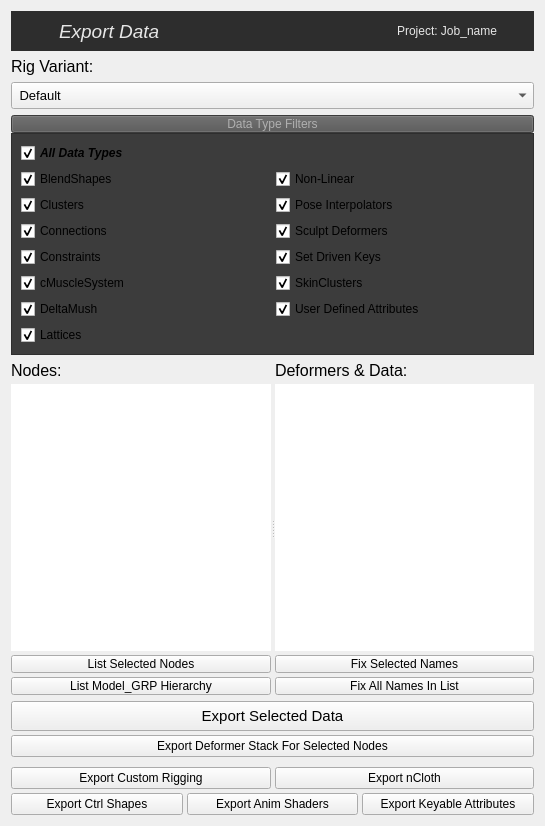
<?xml version="1.0" encoding="UTF-8"?>
<ui version="4.0">
 <class>export_form</class>
 <widget class="QWidget" name="export_form">
  <property name="geometry">
   <rect>
    <x>0</x>
    <y>0</y>
    <width>545</width>
    <height>826</height>
   </rect>
  </property>
  <property name="windowTitle">
   <string>Export Data</string>
  </property>
  <property name="statusTip">
   <string/>
  </property>
  <layout class="QVBoxLayout" name="verticalLayout_12" stretch="0,0,0,0,1,0">
   <item>
    <widget class="QFrame" name="banner_frame">
     <property name="minimumSize">
      <size>
       <width>0</width>
       <height>40</height>
      </size>
     </property>
     <property name="maximumSize">
      <size>
       <width>16777215</width>
       <height>40</height>
      </size>
     </property>
     <property name="styleSheet">
      <string notr="true">QFrame{background-color: rgb(45, 45, 45);
color: rgb(230, 230, 230);}</string>
     </property>
     <property name="frameShape">
      <enum>QFrame::NoFrame</enum>
     </property>
     <property name="frameShadow">
      <enum>QFrame::Raised</enum>
     </property>
     <layout class="QHBoxLayout" name="horizontalLayout">
      <property name="spacing">
       <number>4</number>
      </property>
      <property name="leftMargin">
       <number>4</number>
      </property>
      <property name="topMargin">
       <number>0</number>
      </property>
      <property name="bottomMargin">
       <number>0</number>
      </property>
      <item>
       <widget class="QLabel" name="icon_label">
        <property name="minimumSize">
         <size>
          <width>40</width>
          <height>40</height>
         </size>
        </property>
        <property name="maximumSize">
         <size>
          <width>40</width>
          <height>40</height>
         </size>
        </property>
        <property name="text">
         <string/>
        </property>
       </widget>
      </item>
      <item>
       <widget class="QLabel" name="label_19">
        <property name="minimumSize">
         <size>
          <width>0</width>
          <height>30</height>
         </size>
        </property>
        <property name="font">
         <font>
          <pointsize>14</pointsize>
          <italic>true</italic>
         </font>
        </property>
        <property name="styleSheet">
         <string notr="true"/>
        </property>
        <property name="text">
         <string>Export Data</string>
        </property>
        <property name="alignment">
         <set>Qt::AlignLeading|Qt::AlignLeft|Qt::AlignVCenter</set>
        </property>
        <property name="indent">
         <number>0</number>
        </property>
       </widget>
      </item>
      <item>
       <widget class="QLabel" name="asset_label">
        <property name="font">
         <font>
          <pointsize>9</pointsize>
         </font>
        </property>
        <property name="text">
         <string>Project: Job_name</string>
        </property>
        <property name="alignment">
         <set>Qt::AlignRight|Qt::AlignTrailing|Qt::AlignVCenter</set>
        </property>
       </widget>
      </item>
      <item>
       <widget class="QPushButton" name="help_btn">
        <property name="minimumSize">
         <size>
          <width>24</width>
          <height>24</height>
         </size>
        </property>
        <property name="maximumSize">
         <size>
          <width>24</width>
          <height>24</height>
         </size>
        </property>
        <property name="toolTip">
         <string>Go to documentation.</string>
        </property>
        <property name="styleSheet">
         <string notr="true">border-color: rgb(190, 190, 190);</string>
        </property>
        <property name="text">
         <string/>
        </property>
        <property name="flat">
         <bool>true</bool>
        </property>
       </widget>
      </item>
     </layout>
    </widget>
   </item>
   <item>
    <widget class="QLabel" name="label_6">
     <property name="font">
      <font>
       <pointsize>12</pointsize>
      </font>
     </property>
     <property name="text">
      <string>Rig Variant:</string>
     </property>
     <property name="alignment">
      <set>Qt::AlignLeading|Qt::AlignLeft|Qt::AlignVCenter</set>
     </property>
     <property name="indent">
      <number>0</number>
     </property>
    </widget>
   </item>
   <item>
    <widget class="QComboBox" name="variant_cmb">
     <property name="minimumSize">
      <size>
       <width>0</width>
       <height>27</height>
      </size>
     </property>
     <property name="font">
      <font>
       <pointsize>10</pointsize>
      </font>
     </property>
     <property name="toolTip">
      <string>Current rig variant. Set it here to save data for a different vairant.</string>
     </property>
     <item>
      <property name="text">
       <string> Default</string>
      </property>
     </item>
    </widget>
   </item>
   <item>
    <widget class="QFrame" name="frame">
     <property name="styleSheet">
      <string notr="true"/>
     </property>
     <property name="frameShape">
      <enum>QFrame::NoFrame</enum>
     </property>
     <property name="frameShadow">
      <enum>QFrame::Raised</enum>
     </property>
     <layout class="QVBoxLayout" name="verticalLayout_5">
      <property name="spacing">
       <number>0</number>
      </property>
      <property name="margin">
       <number>0</number>
      </property>
      <item>
       <widget class="QPushButton" name="filter_btn">
        <property name="maximumSize">
         <size>
          <width>16777215</width>
          <height>18</height>
         </size>
        </property>
        <property name="styleSheet">
         <string notr="true">background-color: rgb(84, 84, 84);
color: rgb(175, 175, 175);</string>
        </property>
        <property name="text">
         <string>Data Type Filters</string>
        </property>
        <property name="checkable">
         <bool>true</bool>
        </property>
        <property name="flat">
         <bool>false</bool>
        </property>
       </widget>
      </item>
      <item>
       <widget class="QFrame" name="filter_frame">
        <property name="styleSheet">
         <string notr="true">QFrame{background-color: rgb(60, 60, 60);;}</string>
        </property>
        <property name="frameShape">
         <enum>QFrame::StyledPanel</enum>
        </property>
        <property name="frameShadow">
         <enum>QFrame::Raised</enum>
        </property>
        <layout class="QGridLayout" name="filter_layout">
         <item row="0" column="0">
          <widget class="QCheckBox" name="all_chx">
           <property name="font">
            <font>
             <weight>75</weight>
             <italic>true</italic>
             <bold>true</bold>
            </font>
           </property>
           <property name="text">
            <string>All Data Types</string>
           </property>
           <property name="checked">
            <bool>true</bool>
           </property>
          </widget>
         </item>
         <item row="1" column="0">
          <widget class="QCheckBox" name="bsh_chk">
           <property name="whatsThis">
            <string>blendShape</string>
           </property>
           <property name="text">
            <string>BlendShapes</string>
           </property>
           <property name="checked">
            <bool>true</bool>
           </property>
          </widget>
         </item>
         <item row="2" column="0">
          <widget class="QCheckBox" name="cls_chx">
           <property name="whatsThis">
            <string>cluster</string>
           </property>
           <property name="text">
            <string>Clusters</string>
           </property>
           <property name="checked">
            <bool>true</bool>
           </property>
          </widget>
         </item>
         <item row="3" column="0">
          <widget class="QCheckBox" name="cnct_chx">
           <property name="whatsThis">
            <string>connections</string>
           </property>
           <property name="text">
            <string>Connections</string>
           </property>
           <property name="checked">
            <bool>true</bool>
           </property>
          </widget>
         </item>
         <item row="6" column="0">
          <widget class="QCheckBox" name="dmush_chx">
           <property name="whatsThis">
            <string>deltaMush</string>
           </property>
           <property name="text">
            <string>DeltaMush</string>
           </property>
           <property name="checked">
            <bool>true</bool>
           </property>
          </widget>
         </item>
         <item row="4" column="0">
          <widget class="QCheckBox" name="cons_chx">
           <property name="whatsThis">
            <string>constraints</string>
           </property>
           <property name="text">
            <string>Constraints</string>
           </property>
           <property name="checked">
            <bool>true</bool>
           </property>
          </widget>
         </item>
         <item row="7" column="0">
          <widget class="QCheckBox" name="ffd_chx">
           <property name="whatsThis">
            <string>lattice</string>
           </property>
           <property name="text">
            <string>Lattices</string>
           </property>
           <property name="checked">
            <bool>true</bool>
           </property>
          </widget>
         </item>
         <item row="1" column="1">
          <widget class="QCheckBox" name="nld_chx">
           <property name="whatsThis">
            <string>nonLinear</string>
           </property>
           <property name="text">
            <string>Non-Linear</string>
           </property>
           <property name="checked">
            <bool>true</bool>
           </property>
          </widget>
         </item>
         <item row="2" column="1">
          <widget class="QCheckBox" name="pose_chx">
           <property name="whatsThis">
            <string>pose</string>
           </property>
           <property name="text">
            <string>Pose Interpolators</string>
           </property>
           <property name="checked">
            <bool>true</bool>
           </property>
          </widget>
         </item>
         <item row="3" column="1">
          <widget class="QCheckBox" name="sclp_chx">
           <property name="whatsThis">
            <string>sculpt</string>
           </property>
           <property name="text">
            <string>Sculpt Deformers</string>
           </property>
           <property name="checked">
            <bool>true</bool>
           </property>
          </widget>
         </item>
         <item row="4" column="1">
          <widget class="QCheckBox" name="sdk_chx">
           <property name="whatsThis">
            <string>sdk</string>
           </property>
           <property name="text">
            <string>Set Driven Keys</string>
           </property>
           <property name="checked">
            <bool>true</bool>
           </property>
          </widget>
         </item>
         <item row="5" column="0">
          <widget class="QCheckBox" name="cms_chx">
           <property name="whatsThis">
            <string>cMuscleSystem</string>
           </property>
           <property name="text">
            <string>cMuscleSystem</string>
           </property>
           <property name="checked">
            <bool>true</bool>
           </property>
          </widget>
         </item>
         <item row="5" column="1">
          <widget class="QCheckBox" name="skn_chx">
           <property name="whatsThis">
            <string>skinCluster</string>
           </property>
           <property name="text">
            <string>SkinClusters</string>
           </property>
           <property name="checked">
            <bool>true</bool>
           </property>
          </widget>
         </item>
         <item row="6" column="1">
          <widget class="QCheckBox" name="attr_chx">
           <property name="whatsThis">
            <string>udAttributes</string>
           </property>
           <property name="text">
            <string>User Defined Attributes</string>
           </property>
           <property name="checked">
            <bool>true</bool>
           </property>
          </widget>
         </item>
        </layout>
       </widget>
      </item>
     </layout>
    </widget>
   </item>
   <item>
    <widget class="QSplitter" name="splitter">
     <property name="orientation">
      <enum>Qt::Horizontal</enum>
     </property>
     <property name="handleWidth">
      <number>4</number>
     </property>
     <property name="childrenCollapsible">
      <bool>false</bool>
     </property>
     <widget class="QWidget" name="layoutWidget">
      <layout class="QVBoxLayout" name="verticalLayout_2">
       <property name="spacing">
        <number>4</number>
       </property>
       <item>
        <widget class="QLabel" name="label_4">
         <property name="font">
          <font>
           <pointsize>12</pointsize>
          </font>
         </property>
         <property name="text">
          <string>Nodes:</string>
         </property>
         <property name="alignment">
          <set>Qt::AlignLeading|Qt::AlignLeft|Qt::AlignVCenter</set>
         </property>
         <property name="indent">
          <number>0</number>
         </property>
        </widget>
       </item>
       <item>
        <widget class="QListWidget" name="node_list">
         <property name="contextMenuPolicy">
          <enum>Qt::ActionsContextMenu</enum>
         </property>
         <property name="toolTip">
          <string>Nodes &amp; geometry to list data for export.</string>
         </property>
         <property name="frameShape">
          <enum>QFrame::NoFrame</enum>
         </property>
         <property name="selectionMode">
          <enum>QAbstractItemView::ExtendedSelection</enum>
         </property>
        </widget>
       </item>
       <item>
        <layout class="QVBoxLayout" name="verticalLayout">
         <property name="spacing">
          <number>4</number>
         </property>
         <property name="margin">
          <number>0</number>
         </property>
         <item>
          <widget class="QPushButton" name="list_btn">
           <property name="maximumSize">
            <size>
             <width>16777215</width>
             <height>18</height>
            </size>
           </property>
           <property name="contextMenuPolicy">
            <enum>Qt::ActionsContextMenu</enum>
           </property>
           <property name="toolTip">
            <string>Add selected nodes to list.</string>
           </property>
           <property name="text">
            <string>List Selected Nodes</string>
           </property>
          </widget>
         </item>
         <item>
          <widget class="QPushButton" name="list_model_btn">
           <property name="maximumSize">
            <size>
             <width>16777215</width>
             <height>18</height>
            </size>
           </property>
           <property name="contextMenuPolicy">
            <enum>Qt::ActionsContextMenu</enum>
           </property>
           <property name="toolTip">
            <string>List selected nodes under model_GRP hierarchy.</string>
           </property>
           <property name="text">
            <string>List Model_GRP Hierarchy</string>
           </property>
          </widget>
         </item>
        </layout>
       </item>
      </layout>
     </widget>
     <widget class="QWidget" name="layoutWidget_2">
      <layout class="QVBoxLayout" name="verticalLayout_3">
       <property name="spacing">
        <number>4</number>
       </property>
       <item>
        <widget class="QLabel" name="label_5">
         <property name="font">
          <font>
           <pointsize>12</pointsize>
          </font>
         </property>
         <property name="text">
          <string>Deformers &amp; Data:</string>
         </property>
         <property name="alignment">
          <set>Qt::AlignLeading|Qt::AlignLeft|Qt::AlignVCenter</set>
         </property>
         <property name="indent">
          <number>0</number>
         </property>
        </widget>
       </item>
       <item>
        <layout class="QVBoxLayout" name="verticalLayout_4">
         <property name="spacing">
          <number>4</number>
         </property>
         <property name="margin">
          <number>0</number>
         </property>
         <item>
          <widget class="QListWidget" name="data_list">
           <property name="contextMenuPolicy">
            <enum>Qt::ActionsContextMenu</enum>
           </property>
           <property name="toolTip">
            <string>Deformers &amp; data to select for export.</string>
           </property>
           <property name="frameShape">
            <enum>QFrame::NoFrame</enum>
           </property>
           <property name="selectionMode">
            <enum>QAbstractItemView::ExtendedSelection</enum>
           </property>
           <property name="selectionBehavior">
            <enum>QAbstractItemView::SelectItems</enum>
           </property>
          </widget>
         </item>
         <item>
          <widget class="QPushButton" name="fix_names_btn">
           <property name="maximumSize">
            <size>
             <width>16777215</width>
             <height>18</height>
            </size>
           </property>
           <property name="toolTip">
            <string>Rename selected data and deformers to &quot;GEO_NAME_&quot; + the deformer suffix.</string>
           </property>
           <property name="text">
            <string>Fix Selected Names</string>
           </property>
          </widget>
         </item>
         <item>
          <widget class="QPushButton" name="fix_all_names_btn">
           <property name="maximumSize">
            <size>
             <width>16777215</width>
             <height>18</height>
            </size>
           </property>
           <property name="toolTip">
            <string>Rename all data and deformers in list to &quot;GEO_NAME_&quot; + the deformer suffix.</string>
           </property>
           <property name="text">
            <string>Fix All Names In List</string>
           </property>
          </widget>
         </item>
        </layout>
       </item>
      </layout>
     </widget>
    </widget>
   </item>
   <item>
    <layout class="QGridLayout" name="gridLayout_2">
     <property name="spacing">
      <number>4</number>
     </property>
     <item row="2" column="0" colspan="2">
      <widget class="QPushButton" name="stack_btn">
       <property name="contextMenuPolicy">
        <enum>Qt::ActionsContextMenu</enum>
       </property>
       <property name="toolTip">
        <string>Export selected defomrer stack to asset / data / variant folder. (Right-click for more options.)</string>
       </property>
       <property name="text">
        <string>Export Deformer Stack For Selected Nodes</string>
       </property>
      </widget>
     </item>
     <item row="0" column="0" colspan="2">
      <widget class="QPushButton" name="export_btn">
       <property name="minimumSize">
        <size>
         <width>0</width>
         <height>30</height>
        </size>
       </property>
       <property name="font">
        <font>
         <pointsize>11</pointsize>
        </font>
       </property>
       <property name="contextMenuPolicy">
        <enum>Qt::ActionsContextMenu</enum>
       </property>
       <property name="toolTip">
        <string>Export selected data to asset / data / variant folder. (Right-click for more options.)</string>
       </property>
       <property name="text">
        <string>Export Selected Data</string>
       </property>
      </widget>
     </item>
     <item row="3" column="0">
      <spacer name="verticalSpacer">
       <property name="orientation">
        <enum>Qt::Vertical</enum>
       </property>
       <property name="sizeType">
        <enum>QSizePolicy::Fixed</enum>
       </property>
       <property name="sizeHint" stdset="0">
        <size>
         <width>20</width>
         <height>6</height>
        </size>
       </property>
      </spacer>
     </item>
     <item row="6" column="0" colspan="2">
      <layout class="QHBoxLayout" name="horizontalLayout_2"/>
     </item>
     <item row="4" column="0" colspan="2">
      <layout class="QHBoxLayout" name="horizontalLayout_3">
       <item>
        <widget class="QPushButton" name="custom_btn">
         <property name="contextMenuPolicy">
          <enum>Qt::ActionsContextMenu</enum>
         </property>
         <property name="toolTip">
          <string>Export all custom rigging to asset / data / variant folder. (Right-click for more options.)</string>
         </property>
         <property name="text">
          <string>Export Custom Rigging</string>
         </property>
        </widget>
       </item>
       <item>
        <widget class="QPushButton" name="ncloth_btn">
         <property name="contextMenuPolicy">
          <enum>Qt::ActionsContextMenu</enum>
         </property>
         <property name="toolTip">
          <string>Export all keyable attribute states and values to asset / data / variant folder. (Right-click for more options.)</string>
         </property>
         <property name="text">
          <string>Export nCloth</string>
         </property>
        </widget>
       </item>
      </layout>
     </item>
     <item row="5" column="0" colspan="2">
      <layout class="QHBoxLayout" name="horizontalLayout_4">
       <item>
        <widget class="QPushButton" name="ctrls_btn">
         <property name="contextMenuPolicy">
          <enum>Qt::ActionsContextMenu</enum>
         </property>
         <property name="toolTip">
          <string>Export all control shapes data to asset / data / variant folder. (Right-click for more options.)</string>
         </property>
         <property name="text">
          <string>Export Ctrl Shapes</string>
         </property>
        </widget>
       </item>
       <item>
        <widget class="QPushButton" name="shaders_btn">
         <property name="contextMenuPolicy">
          <enum>Qt::ActionsContextMenu</enum>
         </property>
         <property name="toolTip">
          <string>Export all control shapes data to asset / data / variant folder. (Right-click for more options.)</string>
         </property>
         <property name="text">
          <string>Export Anim Shaders</string>
         </property>
        </widget>
       </item>
       <item>
        <widget class="QPushButton" name="sttrs_btn">
         <property name="contextMenuPolicy">
          <enum>Qt::ActionsContextMenu</enum>
         </property>
         <property name="toolTip">
          <string>Export all keyable attribute states and values to asset / data / variant folder. (Right-click for more options.)</string>
         </property>
         <property name="text">
          <string>Export Keyable Attributes</string>
         </property>
        </widget>
       </item>
      </layout>
     </item>
    </layout>
   </item>
  </layout>
 </widget>
 <tabstops>
  <tabstop>help_btn</tabstop>
  <tabstop>variant_cmb</tabstop>
  <tabstop>list_btn</tabstop>
  <tabstop>list_model_btn</tabstop>
  <tabstop>fix_names_btn</tabstop>
  <tabstop>fix_all_names_btn</tabstop>
  <tabstop>stack_btn</tabstop>
 </tabstops>
 <resources/>
 <connections/>
</ui>
